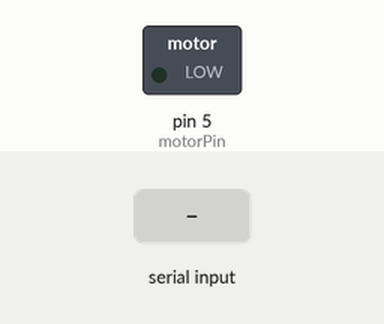
The sketch below on a simulated Arduino Uno, built with avr-gcc and run on an emulated ATmega328P. On the bench: switched loads named in the sketch (green lamp = pin HIGH). The inputs (shaded band) are chosen by the test bench.

Above: at 1.2 s.
1.3 s: "s" received over Serial
At 1.6 s:
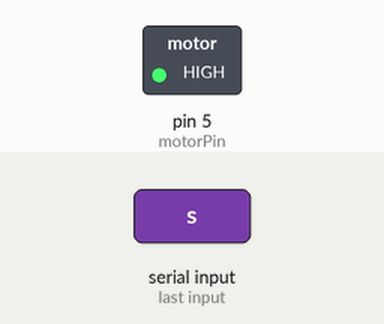
Timing chart, 0 to 4.8 s (numbered marks = the images above; inputs shaded):
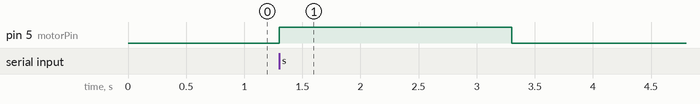

The sketch:

arduino.ino
```cpp
const int motorPin = 5;
const int actTime = 2000;

int incomingByte;      // a variable to read incoming serial data into

void setup() {
  // initialize serial communication:
  Serial.begin(9600);
  // initialize the LED pin as an output:
  pinMode(motorPin, OUTPUT);
}

void loop() {
  // see if there's incoming serial data:
  if (Serial.available() > 0) {
    // read the oldest byte in the serial buffer:
    incomingByte = Serial.read();

    if (incomingByte == 's') {
      analogWrite(motorPin, 255);
      delay(actTime);
      analogWrite(motorPin, 0);
    }

  }
}
```

Measured:
- after the input at 1.3 s, pin 5 (motorPin): LOW → HIGH at once, → LOW 2.0 s later
